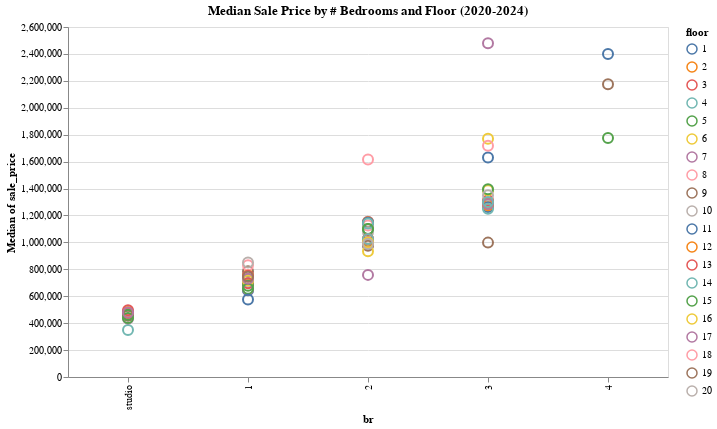

Write notebook code for a chart like this one.
### Code cell
import altair as alt

#source = sales.loc[sales['br']==2]
source = sales
selection = alt.selection_point(fields=['floor'], bind='legend')
x_order = ["studio", "1", "2", "3", "4"]

alt.Chart(source).mark_point().encode(
    alt.X(
        'br:N',
        sort=x_order
    ),
    alt.Y('median(sale_price):Q'),
    alt.Color('floor:N'),
    opacity=alt.condition(selection, alt.value(1), alt.value(0.1)),
    size=alt.condition(selection, alt.value(100), alt.value(30)),
    tooltip = ['floor:N','br:N','median(sale_price):Q', 'count(sale_price):Q']
).add_params(
    selection
).properties(
    width=600,
    height=350,
    title="Median Sale Price by # Bedrooms and Floor (2020-2024)"
).interactive()

### Figure 1 — Vega-Lite specification as saved in the notebook (floating-point values rounded to 4 significant figures; data arrays with more than 128 entries replaced by an {"elided": "..."} marker saying what was removed)
{"config": {"view": {"continuousWidth": 300, "continuousHeight": 300}}, "data": {"name": "data-6bfbd6628583af83251a39c1a3d6e0fe"}, "mark": {"type": "point"}, "encoding": {"color": {"field": "floor", "type": "nominal"}, "opacity": {"condition": {"param": "param_81", "value": 1}, "value": 0.1}, "size": {"condition": {"param": "param_81", "value": 100}, "value": 30}, "tooltip": [{"field": "floor", "type": "nominal"}, {"field": "br", "type": "nominal"}, {"aggregate": "median", "field": "sale_price", "type": "quantitative"}, {"aggregate": "count", "field": "sale_price", "type": "quantitative"}], "x": {"field": "br", "sort": ["studio", "1", "2", "3", "4"], "type": "nominal"}, "y": {"aggregate": "median", "field": "sale_price", "type": "quantitative"}}, "height": 350, "params": [{"name": "param_81", "select": {"type": "point", "fields": ["floor"]}, "bind": "legend"}, {"name": "param_82", "select": {"type": "interval", "encodings": ["x", "y"]}, "bind": "scales"}], "title": "Median Sale Price by # Bedrooms and Floor (2020-2024)", "width": 600, "$schema": "https://vega.github.io/schema/vega-lite/v5.17.0.json", "datasets": {"data-6bfbd6628583af83251a39c1a3d6e0fe": {"elided": "212 records"}}}
